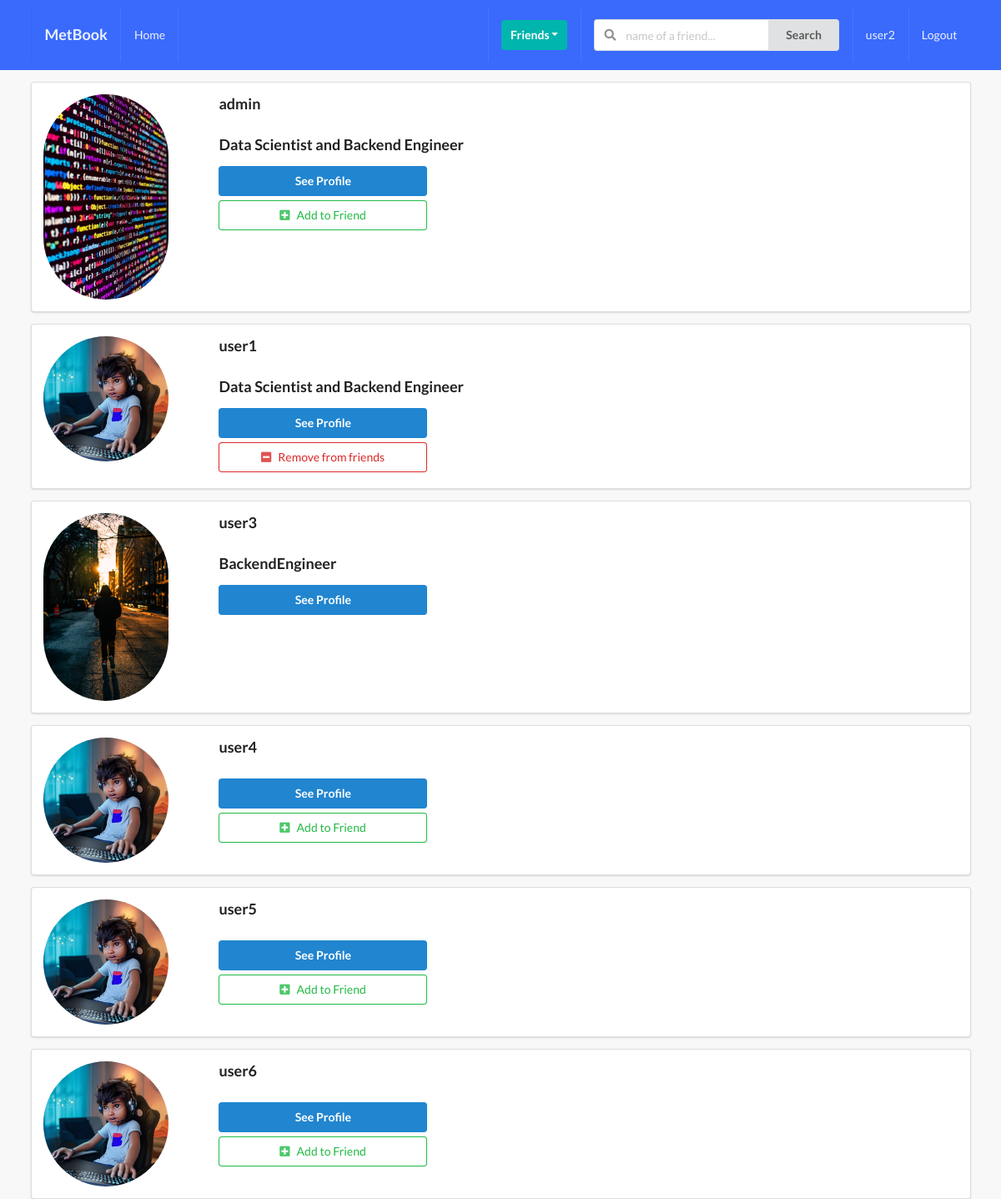
The page /profiles/list_profile (signed in) on the database its author committed.
### profiles_app/models.py (models this page shows, shortened)
class Profile(models.Model):
    first_name = models.CharField(max_length=250, blank = True)
    last_name = models.CharField(max_length=250, blank = True)
    user = models.OneToOneField(User, on_delete = models.CASCADE)
    bio = models.CharField(max_length=250, blank=True)
    email = models.EmailField(max_length=250, blank=True)
    image = models.ImageField(default="default.png", upload_to="images/")
    friends = models.ManyToManyField(User, blank=True, related_name="friends")
    slug = models.SlugField(unique=True, blank=True)
    created = models.DateTimeField(auto_now_add = True)
    updated = models.DateTimeField(auto_now = True)
    objects = ProfileManager()

### profiles_app/views.py (the view)
# urls.py: path("list_profile", ProfileListView.as_view(), name="list-profile"),
class ProfileListView(ListView):
    model = Profile
    template_name = "profiles_app/list_profile.htm"
    context_object_name = "qs"
    def get_queryset(self):
        qs = Profile.objects.get_all_profiles(self.request.user)
        return qs
    def get_context_data(self, **kwargs):
        context = super().get_context_data(**kwargs)
        user = User.objects.get(username__iexact=self.request.user)
        profile = Profile.objects.get(user = user)
        rel_s = Relationship.objects.filter(receiver = profile)
        rel_r = Relationship.objects.filter(sender = profile)
        rel_receiver = []
        rel_sender = []
        for item in rel_r:
            rel_receiver.append(item.receiver.user)
        for item in rel_s:
            rel_sender.append(item.sender.user)
        context["rel_receiver"] = rel_receiver
        context["rel_sender"] = rel_sender
        context["is_empty"] = False
        if len(self.get_queryset()) == 0:
            context["is_empty"] = True
        return context

### profiles_app/models.py (called while the page is built)
    def get_all_profiles(self, me):
        profiles = Profile.objects.all().exclude(user=me)
        return profiles

### profiles_app/templates/profiles_app/list_profile.htm (shortened to what this page needs)
{% extends 'base.html' %}
{% block content %}
{% for obj in qs %}
 <div class="ui segment">
    <div class="ui grid">
        <div class="row">
            <div class="three wide column">
                <img class="ui small circular image" src="{{obj.image.url}}">
            </div>
            <div class="thirteen wide column">
                <h3>{{obj.user}}</h3>
                <h3>{{obj.bio}}</h3>
                <button class="ui primary button mb-5 w-big">See Profile</button><br>
                {% if obj.user not in rel_receiver and obj.user not in rel_sender %}
                <form action="{% url 'profiles:send-invitation' %}" method ="POST"> {% csrf_token %}
                    <button class="ui positive basic button mb-5 w-big" type="submit"><i class="plus square icon"></i>Add to Friend</button>
                </form>
                {% endif %}
                {% if request.user in obj.friends.all %}
                <form action="{% url 'profiles:remove-friend' %}" method ="POST"> {% csrf_token %}
                    <button class="ui negative basic button mb-5 w-big" type="submit"><i class="minus square icon"></i>Remove from friends</button>
                </form>
                {% endif %}
            </div>
        </div>
    </div>
 </div>
{% endfor %}
{% endblock content %}

### templates/navbar.html (shortened to what this page needs)
<div class="ui inverted menu nav mb-7">
    <div class="ui container">
      <a href="{% url 'home' %}" class="item">
          <h3>MetBook</h3>
      </a>
      {% if request.user.is_authenticated %}
      <a href="{% url 'home' %}" class="item">
          Home
      </a>
      {% endif %}
      <div class="right menu">
          {% if request.user.is_authenticated %}
          <div class="item">
              <div class="ui floating dropdown icon button teal"> Friends
                  <i class="dropdown icon"></i>
               </div>
          </div>
               <div class="item">
                <form action="" method="GET">
                  <div class="ui action left icon input">
                  <input class="prompt" type="text" name='q' placeholder="name of a friend...">
                  <button type='submit' class="ui button">Search</button>
                  </div>
              </form>
              </div>
              <a href="" class="item">
                   {{ request.user }}
              </a>
              <a href="" class="ui item">
                  Logout
              </a>
          {% else %}
          <a href="" class="ui item">
                  Login
              </a>
          {% endif %}
      </div>
    </div>
  </div>

### static/css/styles.css (style rules this page uses)
body { background: #f8f8f8 !important; }
.nav { border-radius: 0% !important; padding: 10px 0 10px 0 !important; background-color: #396afc !important; }
.mb-5 { margin-bottom: 5px !important; }
.w-big { width: 250px !important; }

### rows shown on the page
Profile: image (picture), user "admin", bio "Data Scientist and Backend Engineer"
Profile: image (placeholder picture), user "user1", bio "Data Scientist and Backend Engineer"
Profile: image (picture), user "user3", bio "BackendEngineer"
Profile: image (placeholder picture), user "user4"
Profile: image (placeholder picture), user "user5"
Profile: image (placeholder picture), user "user6"

### other values the page prints
{{ request.user }} "user2"
